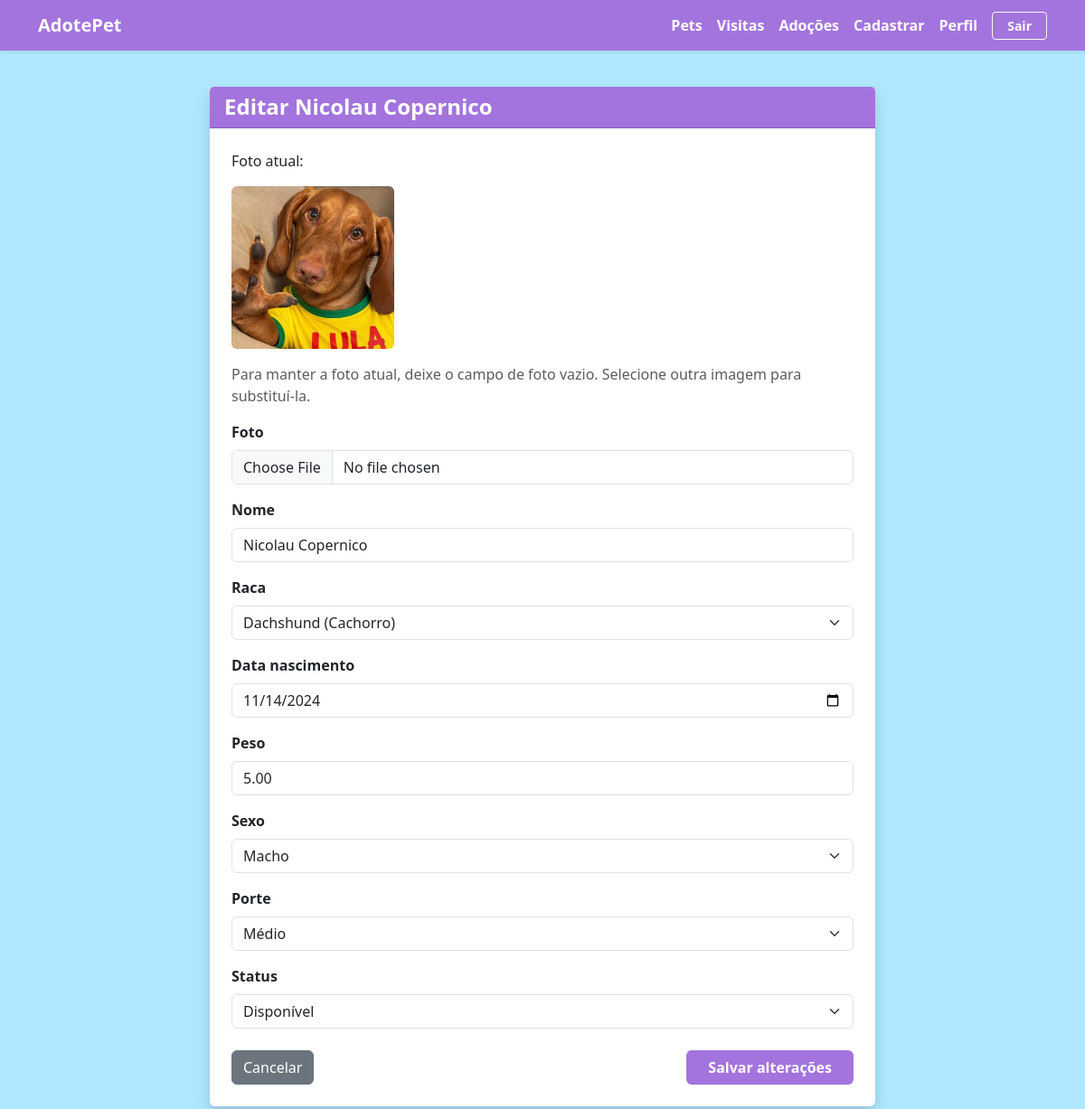
The page /pets/103/editar/ (signed in) on the database its author committed.
### pets/models.py (models this page shows, shortened)
class Pet(models.Model):
    nome= models.CharField(max_length=100)
    cor = models.CharField(max_length=50)
    data_nascimento = models.DateField(null=True, blank=True)
    sexo = models.CharField(max_length=1, choices=SEXOS)
    porte = models.CharField(max_length=1, choices=PORTES)
    peso = models.DecimalField(max_digits=5,decimal_places=2, null=True, blank=True)
    status = models.CharField(max_length=1, choices=STATUS_ADOÇAO, default='D')
    raca = models.ForeignKey(Raca, on_delete=models.PROTECT, related_name="pets")
    responsavel = models.ForeignKey(settings.AUTH_USER_MODEL, on_delete=models.PROTECT, related_name="pets")
    foto = models.ImageField(upload_to='pets/', null= True, blank=True)  # Definido assim temporariamente
    class Meta:
            verbose_name= "Pet"
            verbose_name_plural= "Pets"
            ordering= ["nome"]

### pets/views.py (the view)
# urls.py: path('<int:pk>/editar/', views.editar_pet, name='editar_pet'),
@login_required(login_url='login')
@require_http_methods(['GET', 'POST'])
def editar_pet(request, pk):
    pet = _pet_do_responsavel(request, pk)
    if request.method == 'POST':
        form = PetForm(request.POST, request.FILES, instance=pet)
        if form.is_valid():
            form.save()
            messages.success(request, 'Pet atualizado com sucesso!')
            return redirect('detalhe_pet', pk=pet.pk)
        messages.error(request, 'Não foi possível atualizar o pet. Confira os campos abaixo.')
    else:
        form = PetForm(instance=pet)
    form.fields['data_nascimento'].widget.format = '%Y-%m-%d'
    return render(request, 'pets/editar_pet.html', {'form': form, 'pet': pet})

### pets/forms.py (shortened to what this page needs)
class PetForm(forms.ModelForm):
    class Meta:
        model = Pet
        fields = [
            'foto',
            'nome',
            'raca',
            'data_nascimento',
            'peso',
            'sexo',
            'porte',
            'status'
        ]
        widgets = {
            'foto': forms.FileInput(attrs={'class': 'form-control'}),
            'nome': forms.TextInput(attrs={'class': 'form-control', 'placeholder': 'Nome do pet'}),
            'raca': forms.Select(attrs={'class': 'form-select'}),
            'data_nascimento': forms.DateInput(attrs={'class': 'form-control', 'type': 'date'}),
            'peso': forms.NumberInput(attrs={'class': 'form-control', 'placeholder': 'Peso em kg', 'step': '0.1'}),
            'sexo': forms.Select(attrs={'class': 'form-select'}),
            'porte': forms.Select(attrs={'class': 'form-select'}),
            'status': forms.Select(attrs={'class': 'form-select'}),
        }
    def __init__(self, *args, **kwargs):
        super().__init__(*args, **kwargs)
        self.fields['raca'].queryset = Raca.objects.select_related('especie').order_by('especie__nome', 'nome')

### pets/models.py (called while the page is built)
    def __str__(self):
        return f"{self.nome} ({self.especie.nome})"

### pets/views.py (called while the page is built)
def _pet_do_responsavel(request, pk):
    pet = get_object_or_404(Pet, pk=pk)
    pode_alterar = request.user.is_staff or (request.user.tipo_usuario == 'R' and pet.responsavel_id == request.user.pk)
    if not pode_alterar:
        raise PermissionDenied('Somente o responsável por este pet pode alterá-lo.')
    return pet

### pets/templates/pets/editar_pet.html (shortened to what this page needs)
{% extends 'base.html' %}
{% block content %}
<div class="row justify-content-center py-3">
  <div class="col-md-8">
    <div class="card shadow border-0">
      <div class="card-header bg-custom-primary text-white">
        <h4 class="mb-0 fw-bold">Editar {{ pet.nome }}</h4>
      </div>
      <div class="card-body p-4">
        <form method="POST" enctype="multipart/form-data" novalidate>
          {% if pet.foto %}
            <p>Foto atual:</p>
            <img src="{{ pet.foto.url }}" alt="{{ pet.nome }}" class="img-fluid rounded mb-3" style="max-height: 180px;">
          {% endif %}
          <p class="text-muted">Para manter a foto atual, deixe o campo de foto vazio. Selecione outra imagem para substituí-la.</p>
          {% for field in form %}
            <div class="mb-3">
              <label for="{{ field.id_for_label }}" class="form-label fw-semibold">{{ field.label }}</label>
              {{ field }}
            </div>
          {% endfor %}
          <div class="d-flex justify-content-between mt-4">
            <a href="{% url 'detalhe_pet' pet.pk %}" class="btn btn-secondary">Cancelar</a>
            <button type="submit" class="btn btn-custom-primary px-4 fw-bold">Salvar alterações</button>
          </div>
        </form>
      </div>
    </div>
  </div>
</div>
{% endblock %}

### pets/templates/base.html (style rules this page uses)
:root { --cor-principal: #a374dd; --cor-fundo-suave: #feffff; }
body { background-color: #8bdcffae; }
.bg-custom-primary { background-color: var(--cor-principal) !important; }
.btn-custom-primary { background-color: var(--cor-principal) !important; color: #ffffff !important; border: none; }

### rows shown on the page
Pet: nome "Nicolau Copernico", foto (picture), form "Nicolau Copernico" "Dachshund (Cachorro)" "11/14/2024" "5.00" "Macho" "Médio" "Disponível"

### other values the page prints
{{ field.label }} "Foto" "Nome" "Raca" "Data nascimento" "Peso" "Sexo" "Porte" "Status"
